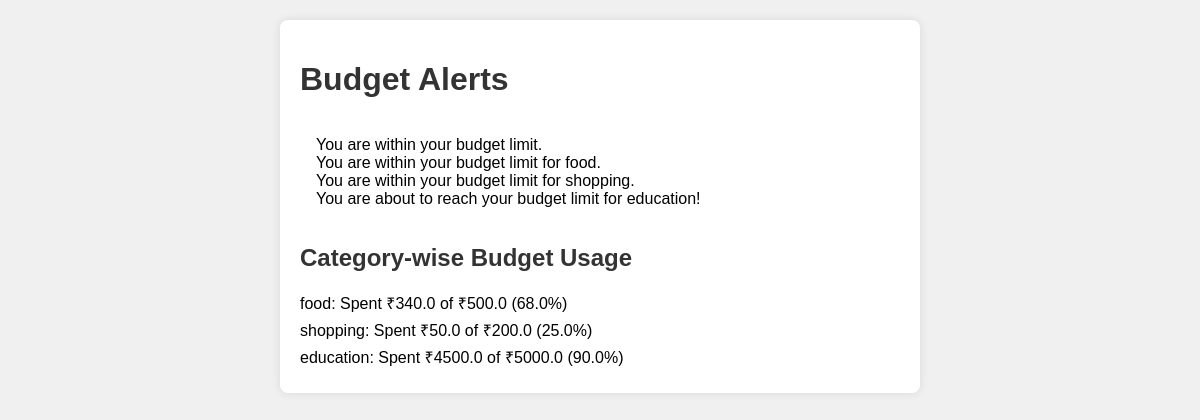
Page /budget_alerts (signed in) on the committed database.
### Financial_tracker/app.py (models this page shows)
class FinancialRecord(db.Model):
    id = db.Column(db.Integer, primary_key=True)
    user_id = db.Column(db.Integer, db.ForeignKey('user.id'), nullable=False)
    category = db.Column(db.String(150), nullable=False)
    amount = db.Column(db.Float, nullable=False)
    date = db.Column(db.DateTime, default=db.func.current_timestamp())

### Financial_tracker/app.py (the view)
@app.route('/budget_alerts')
@login_required
def budget_alerts():
    budget = Budget.query.filter_by(
        user_id=current_user.id).order_by(Budget.id.desc()).first()
    alerts = []
    category_analysis = []
    if budget:
        total_spent = sum(record.amount for record in FinancialRecord.query.filter_by(
            user_id=current_user.id).all())
        if total_spent >= budget.budget_limit:
            alerts.append({
                'type': 'alert-danger',
                'message': 'You have exceeded your budget limit!'
            })
        elif total_spent >= 0.9 * budget.budget_limit:
            alerts.append({
                'type': 'alert-warning',
                'message': 'You are about to reach your budget limit!'
            })
        else:
            alerts.append({
                'type': 'alert-success',
                'message': 'You are within your budget limit.'
            })
        for category, limit in budget.category_budgets.items():
            category_spent = sum(record.amount for record in FinancialRecord.query.filter_by(
                user_id=current_user.id, category=category).all())
            percentage = (category_spent / limit * 100) if limit > 0 else 0
            category_analysis.append({
                'category': category,
                'spent': category_spent,
                'budget': limit,
                'percentage': round(percentage, 2)
            })
            if category_spent >= limit:
                alerts.append({
                    'type': 'alert-danger',
                    'message': f'You have exceeded your budget limit for {category}!'
                })
            elif category_spent >= 0.9 * limit:
                alerts.append({
                    'type': 'alert-warning',
                    'message': f'You are about to reach your budget limit for {category}!'
                })
            else:
                alerts.append({
                    'type': 'alert-success',
                    'message': f'You are within your budget limit for {category}.'
                })
    else:
        alerts.append({
            'type': 'alert-success',
            'message': 'No budget set.'
        })
    return render_template('alerts.html', alerts=alerts, category_analysis=category_analysis)

### Financial_tracker/app.py (called while the page is built)
@login_manager.user_loader
def load_user(user_id):
    return User.query.get(int(user_id))

### Financial_tracker/Templates/alerts.html (shortened to what this page needs)
<!DOCTYPE html>
<html>
<head>
</head>
<body>
    <div class="container">
        <h1>Budget Alerts</h1>
        <div id="alertContainer" class="alert-container">
            {% for alert in alerts %}
                <div class="alert alert-{{ alert.type }}">{{ alert.message }}</div>
            {% endfor %}
        </div>
        <div id="categoryAnalysis" class="category-analysis">
            <h2>Category-wise Budget Usage</h2>
            {% for analysis in category_analysis %}
                <p>{{ analysis.category }}: Spent ₹{{ analysis.spent }} of ₹{{ analysis.budget }} ({{ analysis.percentage }}%)</p>
            {% endfor %}
        </div>
    </div>
</body>
</html>

### Financial_tracker/Templates/alerts.html (style rules this page uses)
body { font-family: Arial, sans-serif; background-color: #f0f0f0; margin: 0; padding: 20px; }
.container { max-width: 600px; margin: 0 auto; background-color: #fff; padding: 20px; border-radius: 8px; box-shadow: 0 0 10px rgba(0, 0, 0, 0.1); }
h1 { color: #333; }
.alert-container { margin-top: 20px; padding: 15px; border: 1px solid transparent; border-radius: 4px; }
.category-analysis { margin-top: 20px; }
.category-analysis h2 { color: #333; }
.category-analysis p { margin: 5px 0; }

### rows in the picture
FinancialRecord: category "shopping", spent "50.0", budget "200.0", percentage "25.0"
FinancialRecord: category "education", spent "4500.0", budget "5000.0", percentage "90.0"

### other values in the picture
{{ alert.message }} "You are within your budget limit." "You are within your budget limit for food." "You are within your budget limit for shopping." "You are about to reach your budget limit for education!"
{{ analysis.category }} "food"
{{ analysis.spent }} "340.0"
{{ analysis.budget }} "500.0"
{{ analysis.percentage }} "68.0"
